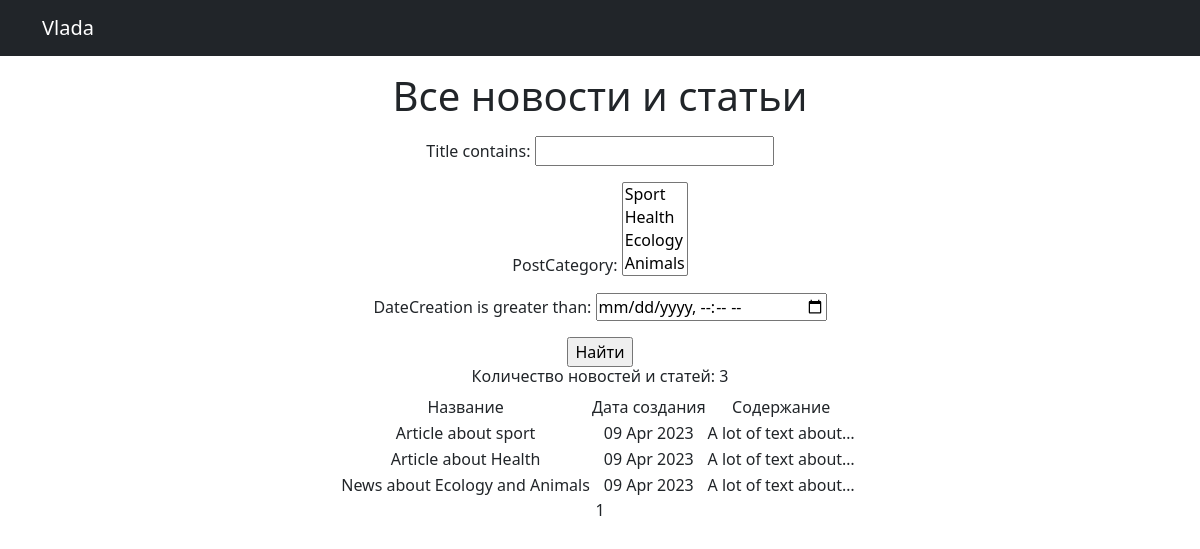
Before: /news/ with the older database file.
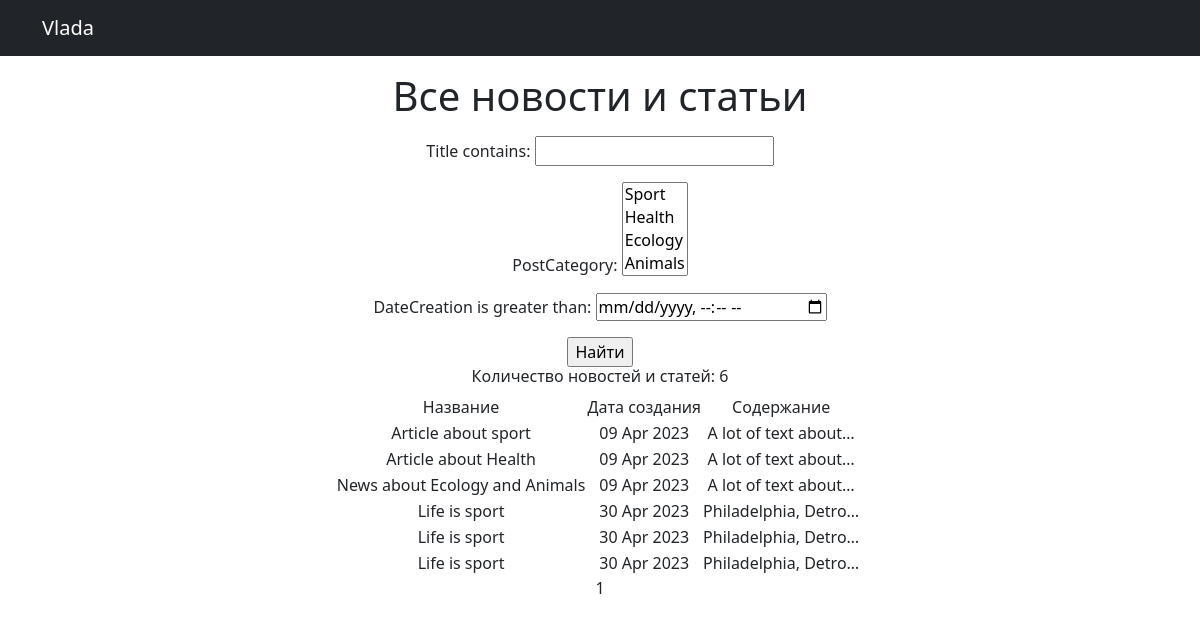
After: the same page with the newer database file.
### news/models.py (models this page shows, shortened)
class Post(models.Model):
    author = models.ForeignKey(Author, on_delete=models.CASCADE)
    NEWS = 'NW'
    ARTICLE = 'AR'
    CATEGORY_CHOICE = (
        (NEWS, 'Новость'),
        (ARTICLE, 'Статья'),
    )
    categoryType = models.CharField(max_length=2, choices=CATEGORY_CHOICE, default=ARTICLE)
    dateCreation = models.DateTimeField(auto_now_add=True)
    postCategory = models.ManyToManyField(Category, through='PostCategory')
    title = models.CharField(max_length=128)
    text = models.TextField()
    rating = models.SmallIntegerField(default=0)

### news/views.py (the view)
# urls.py: path('', PostList.as_view(), name='post_list'),
class PostList(ListView):
    model = Post
    ordering = 'dateCreation'
    template_name = 'post.html'
    context_object_name = 'posts'
    paginate_by = 10
    def get_queryset(self):
        queryset = super().get_queryset()
        self.filterset = PostsFilter(self.request.GET, queryset)
        return self.filterset.qs
    def get_context_data(self, **kwargs):
        context = super().get_context_data(**kwargs)
        context['filterset'] = self.filterset
        return context

### news/models.py (called while the page is built)
    def __str__(self):
        return self.name.title()

### templates/post.html (shortened to what this page needs)
{% extends 'flatpages/default.html' %}
{% load custom_filters %}
{% block content %}
   <p align="center"><h1>Все новости и статьи</h1></p>
   <form action="" method="get">
       {{ filterset.form.as_p }}
       <input type="submit" value="Найти" />
   </form>
   {% if posts %}
       <h6>Количество новостей и статей: {{posts|length}}</h6>
       <table align="center">
           <tr>
               <td>Название</td>
               <td>Дата создания</td>
               <td>Содержание</td>
           </tr>
           {% for post in posts %}
           <tr>
               <td>{{ post.title }}</td>
               <td>{{ post.dateCreation|date:'d M Y' }}</td>
               <td>{{ post.text|truncatechars:20 }}</td>
               <td> </td>
               <td>
                    </td>
           {% endfor %}
       </table>
   {% else %}
       <h2>Новостей и статей нет!</h2>
   {% endif %}
   {{ page_obj.number }}
{% endblock content %}

Changed rows visible on the page:
added Post: title "Life is sport", dateCreation "30 Apr 2023", text "Philadelphia, Detro…"
added Post: title "Life is sport", dateCreation "30 Apr 2023", text "Philadelphia, Detro…"
added Post: title "Life is sport", dateCreation "30 Apr 2023", text "Philadelphia, Detro…"
Other visible differences:
{{ posts|length }}: "3" → "6"
